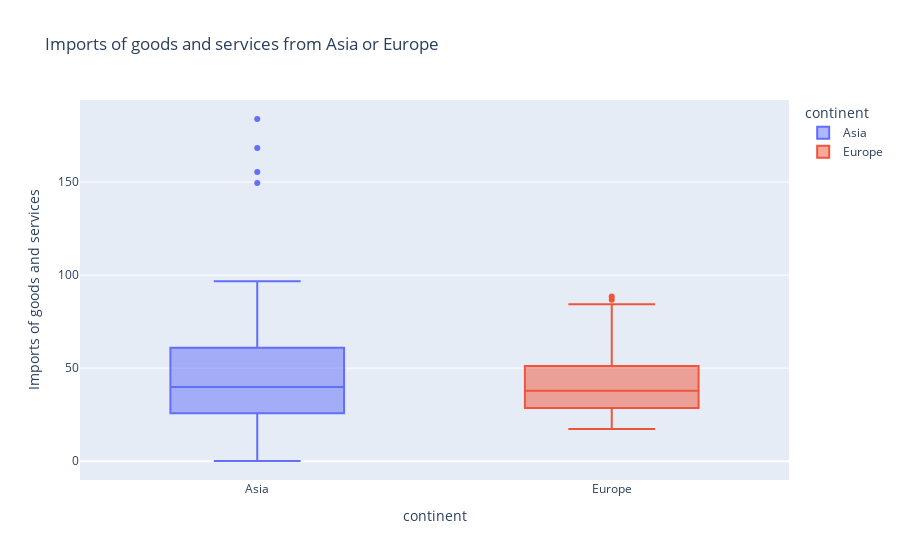

Notebook code for this chart:
### Code cell
# plot

fig_2 = px.box ( after1990_df_3, x='continent', y='Imports of goods and services (% of GDP)',
                color='continent',
                title='Imports of goods and services from Asia or Europe',
                labels = {'Imports of goods and services (% of GDP)': 'Imports of goods and services'} )

fig_2.show()

### Figure 1 — Plotly figure (JSON) as saved in the notebook; plotly's stock layout.template omitted (floating-point values rounded to 4 significant figures)
{"data": [{"alignmentgroup": "True", "hovertemplate": "continent=%{x}<br>Imports of goods and services=%{y}<extra></extra>", "legendgroup": "Asia", "marker": {"color": "#636efa"}, "name": "Asia", "notched": false, "offsetgroup": "Asia", "orientation": "v", "showlegend": true, "type": "box", "x": ["Asia", "Asia", "Asia", "Asia", "Asia", "Asia", "Asia", "Asia", "Asia", "Asia", "Asia", "Asia", "Asia", "Asia", "Asia", "Asia", "Asia", "Asia", "Asia", "Asia", "Asia", "Asia", "Asia", "Asia", "Asia", "Asia", "Asia", "Asia", "Asia", "Asia", "Asia", "Asia", "Asia", "Asia", "Asia", "Asia", "Asia", "Asia", "Asia", "Asia", "Asia", "Asia", "Asia", "Asia", "Asia", "Asia", "Asia", "Asia", "Asia", "Asia", "Asia", "Asia", "Asia", "Asia", "Asia", "Asia", "Asia", "Asia", "Asia", "Asia", "Asia", "Asia", "Asia", "Asia", "Asia", "Asia", "Asia", "Asia", "Asia", "Asia", "Asia", "Asia", "Asia", "Asia", "Asia", "Asia", "Asia", "Asia", "Asia", "Asia", "Asia", "Asia", "Asia", "Asia", "Asia", "Asia", "Asia", "Asia", "Asia", "Asia", "Asia", "Asia", "Asia", "Asia", "Asia", "Asia", "Asia", "Asia"], "x0": " ", "xaxis": "x", "y": [65.29, 58.35, 96.74, 69.51, 58.39, 58.11, 12.35, 15.81, 16.56, 22.95, 45.32, 64.27, 72.94, 14.49, 15.04, 20.1, 26.72, 9.425, 11.72, 14.98, 25.15, 27.12, 28.13, 26.39, 25.39, 1.339, 42.34, 49.19, 28.19, 44.34, 32.59, 35.7, 41.07, 7.643, 9.492, 9.667, 15.6, 81.41, 71.58, 66.63, 91.76, 54.22, 39.59, 36.61, 28.32, 75.86, 47.55, 34.94, 63.06, 74.63, 92.38, 91.05, 86.3, 36.36, 47.33, 67.79, 58.27, 0.2254, 0.07951, 25.74, 37.71, 28.49, 31.72, 35.55, 38.59, 27.92, 39.99, 20.53, 20.77, 15.31, 19.78, 34.03, 59.29, 55.69, 43.36, 36.19, 26.18, 23.78, 34.93, 149.5, 155.5, 168.3, 183.9, 41.03, 43.6, 41.42, 39.49, 40.98, 46.81, 54.32, 61.0, 38.83, 51.24, 57.25, 84.09, 73.04, 62.82, 77.81], "y0": " ", "yaxis": "y"}, {"alignmentgroup": "True", "hovertemplate": "continent=%{x}<br>Imports of goods and services=%{y}<extra></extra>", "legendgroup": "Europe", "marker": {"color": "#EF553B"}, "name": "Europe", "notched": false, "offsetgroup": "Europe", "orientation": "v", "showlegend": true, "type": "box", "x": ["Europe", "Europe", "Europe", "Europe", "Europe", "Europe", "Europe", "Europe", "Europe", "Europe", "Europe", "Europe", "Europe", "Europe", "Europe", "Europe", "Europe", "Europe", "Europe", "Europe", "Europe", "Europe", "Europe", "Europe", "Europe", "Europe", "Europe", "Europe", "Europe", "Europe", "Europe", "Europe", "Europe", "Europe", "Europe", "Europe", "Europe", "Europe", "Europe", "Europe", "Europe", "Europe", "Europe", "Europe", "Europe", "Europe", "Europe", "Europe", "Europe", "Europe", "Europe", "Europe", "Europe", "Europe", "Europe", "Europe", "Europe", "Europe", "Europe", "Europe", "Europe", "Europe", "Europe", "Europe", "Europe", "Europe", "Europe", "Europe", "Europe", "Europe", "Europe", "Europe", "Europe", "Europe", "Europe", "Europe", "Europe", "Europe", "Europe", "Europe", "Europe", "Europe", "Europe", "Europe", "Europe", "Europe", "Europe", "Europe", "Europe", "Europe", "Europe", "Europe", "Europe", "Europe", "Europe", "Europe", "Europe", "Europe", "Europe", "Europe", "Europe", "Europe", "Europe", "Europe", "Europe", "Europe", "Europe", "Europe", "Europe", "Europe", "Europe", "Europe", "Europe", "Europe"], "x0": " ", "xaxis": "x", "y": [88.51, 34.19, 44.34, 54.79, 34.53, 37.88, 41.65, 48.33, 56.02, 60.47, 64.81, 73.67, 72.8, 70.93, 56.46, 52.94, 37.28, 41.73, 70.65, 44.23, 45.55, 46.27, 39.0, 44.74, 46.52, 64.1, 30.11, 33.45, 38.89, 48.5, 24.68, 30.46, 30.2, 39.18, 20.51, 22.34, 25.38, 28.42, 22.79, 24.21, 28.2, 36.36, 23.94, 23.05, 30.24, 35.0, 27.85, 46.99, 60.12, 77.62, 29.73, 34.95, 34.51, 42.54, 51.09, 65.18, 73.3, 72.48, 17.49, 20.48, 23.73, 27.79, 59.88, 86.7, 48.78, 54.2, 53.96, 61.45, 30.53, 32.51, 27.25, 29.89, 19.95, 27.11, 32.17, 42.1, 31.85, 35.14, 35.22, 38.65, 36.2, 34.75, 40.82, 43.45, 29.88, 38.73, 52.66, 69.73, 64.47, 64.71, 84.4, 48.73, 51.17, 68.89, 19.75, 25.54, 28.51, 31.7, 25.0, 33.1, 35.77, 41.28, 37.69, 42.12, 42.26, 50.27, 17.35, 30.39, 23.58, 27.48, 22.86, 25.1, 26.69, 27.47], "y0": " ", "yaxis": "y"}], "layout": {"boxmode": "overlay", "legend": {"title": {"text": "continent"}, "tracegroupgap": 0}, "title": {"text": "Imports of goods and services from Asia or Europe"}, "xaxis": {"anchor": "y", "categoryarray": ["Asia", "Europe"], "categoryorder": "array", "domain": [0, 1], "title": {"text": "continent"}}, "yaxis": {"anchor": "x", "domain": [0, 1], "title": {"text": "Imports of goods and services"}}}}
